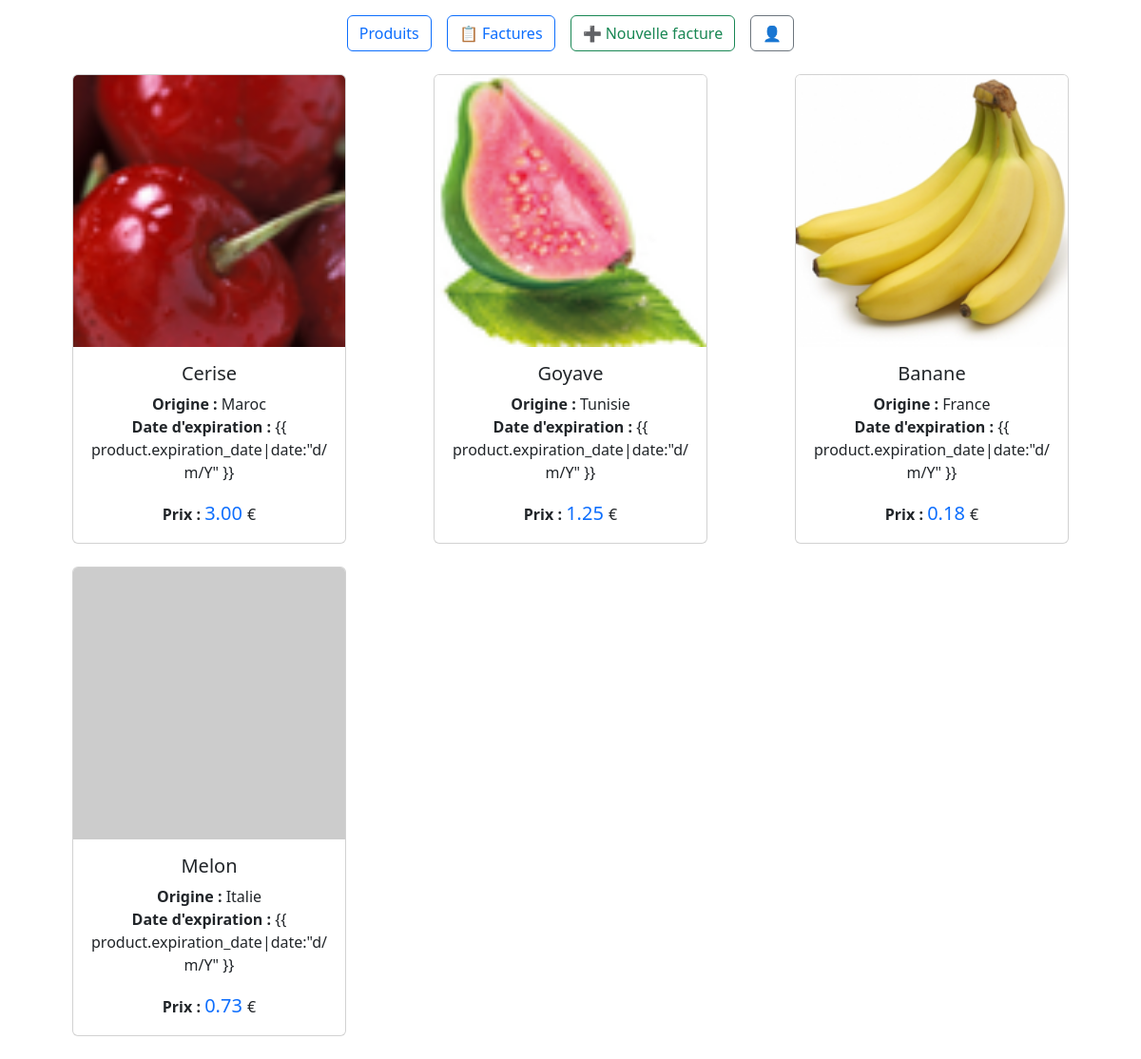
The app's page /, older data.
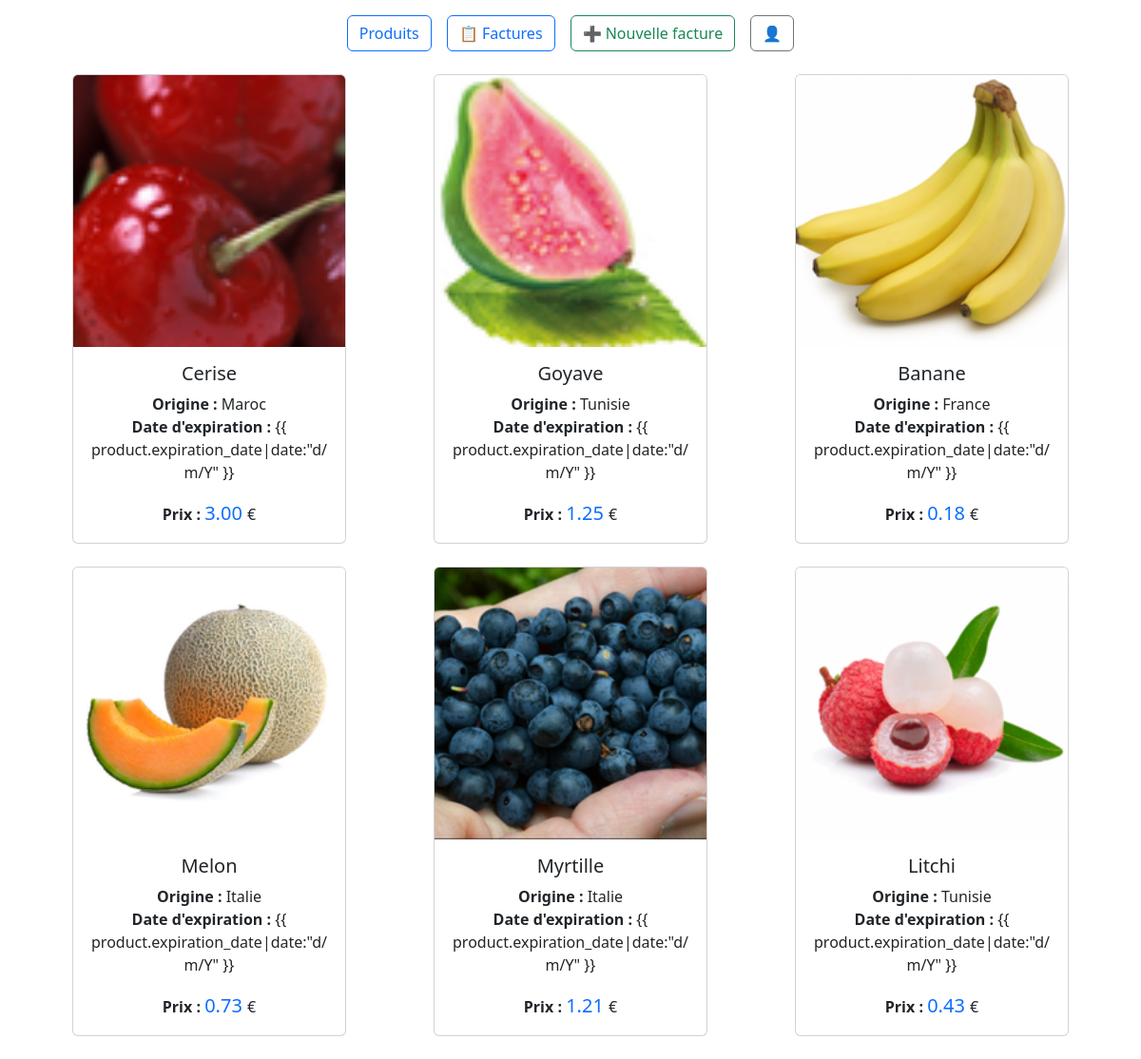
The same page, newer data.
### products/models.py (models this page shows, shortened)
class Product(models.Model):
    name = models.CharField(max_length=100)
    price = models.DecimalField(max_digits=10, decimal_places=2)
    expiration_date = models.DateField(blank=True, null=True)
    image = models.ImageField(upload_to='product_images/', blank=True, null=True)
    class Variety(models.TextChoices):
        France = "FR", "France"
        Maroc = "MAR", "Maroc"
        Espagne = "ESP", "Espagne"
        Italie = "IT", "Italie"
        Tunisie = "TUN", "Tunisie"
        Turquie = "TUR", "Turquie"
        Egypte = "EGY", "Egypte"
    variety = models.fields.CharField(choices=Variety.choices, max_length=3)

### products/views.py (the view)
# urls.py: path('', product_views.product_list, name='home'),
def product_list(request):
    products = Product.objects.all()
    if request.method == 'POST':
        form = ProductForm(request.POST, request.FILES)
        if form.is_valid():
            form.save()
            messages.success(request, 'Produit ajouté avec succès !')
            return redirect('product-list')
    else:
        form = ProductForm()
    return render(request, 'products/product_list.html', {
        'products': products,
        'form': form
    })

### products/templates/products/product_list.html (shortened to what this page needs)
{% extends 'products/base.html' %} {% block content %}
<div class="container my-4">
  <div class="split-container">
    <div class="right-products">
      <div class="row row-cols-1 row-cols-md-3 g-4">
        {% for product in products %}
        <div class="col">
          <div
            class="card h-100 text-center"
            style="width: 18rem; margin: auto"
          >
            {% if product.image %}
            <img
              src="{{ product.image.url }}"
              class="card-img-top"
              alt="{{ product.name }}"
              style="object-fit: cover"
            />
            {% else %}
            <img
              src="https://via.placeholder.com/200x200?text=No+Image"
              class="card-img-top"
              alt="Pas d'image"
            />
            {% endif %}
            <div class="card-body">
              <h5 class="card-title">{{ product.name }}</h5>
              <p class="card-text">
                <strong>Origine :</strong> {{ product.get_variety_display }}<br />
                <strong>Date d'expiration :</strong>
                {% if product.expiration_date %} {{
                product.expiration_date|date:"d/m/Y" }} {% else %} Non spécifiée
                {% endif %}
              </p>
              <p class="card-text" id="price-text-{{ product.id }}">
                <strong>Prix :</strong>
                <span
                  id="price-value-{{ product.id }}"
                  class="text-primary fs-5"
                >
                  {{ product.price }}
                </span>
                €
              </p>
            </div>
          </div>
        </div>
        {% endfor %}
      </div>
    </div>
  </div>
</div>
{% endblock %}

### products/templates/products/base.html (shortened to what this page needs)
{% load static %}
<html>
  <head>
    {% load bootstrap5 %} {% bootstrap_css %} {% bootstrap_javascript %}
  </head>
  <body>
    <nav class="d-flex justify-content-center gap-3 my-3">
      <a href="{% url 'product-list' %}" class="btn btn-outline-primary"
        >Produits</a
      >
      <a href="{% url 'invoice-list' %}" class="btn btn-outline-primary"
        >📋 Factures</a
      >
      <a href="{% url 'invoice-create' %}" class="btn btn-outline-success"
        >➕ Nouvelle facture</a
      >
      <a href="/admin/" class="btn btn-outline-secondary">👤</a>
    </nav>
    {% block content %}{% endblock %}
  </body>
</html>

### products/templates/products/product_list.html (style rules this page uses)
.card { transition: transform 0.2s ease; }
.split-container { display: flex; flex-direction: row; align-items: flex-start; gap: 32px; }
.right-products { flex: 1; }

Row changes from the older to the newer data that the page shows:
changed Product "Melon": image: picture added
added Product: image (picture), name "Myrtille", variety "Italie", shows "{{ product.expiration_date|date:\"d/m/Y\" }}", price "1.21"
added Product: image (picture), name "Litchi", variety "Tunisie", shows "{{ product.expiration_date|date:\"d/m/Y\" }}", price "0.43"
